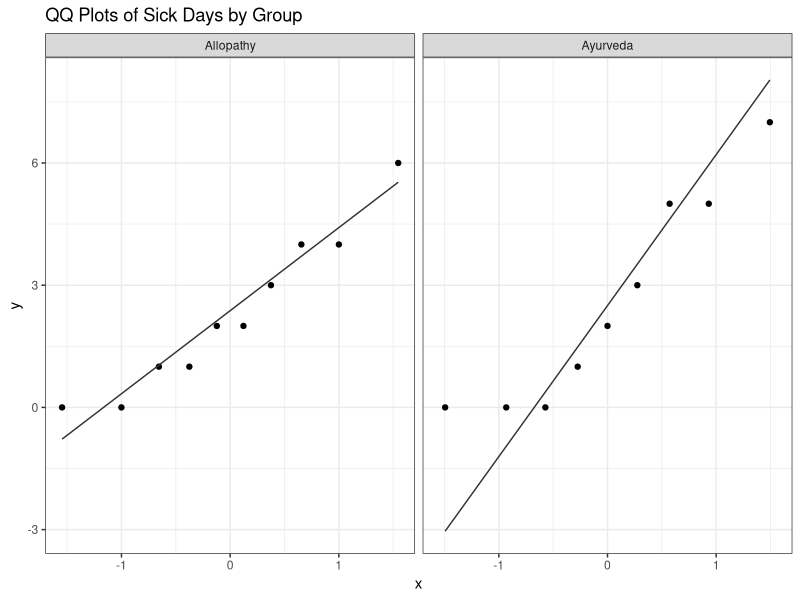
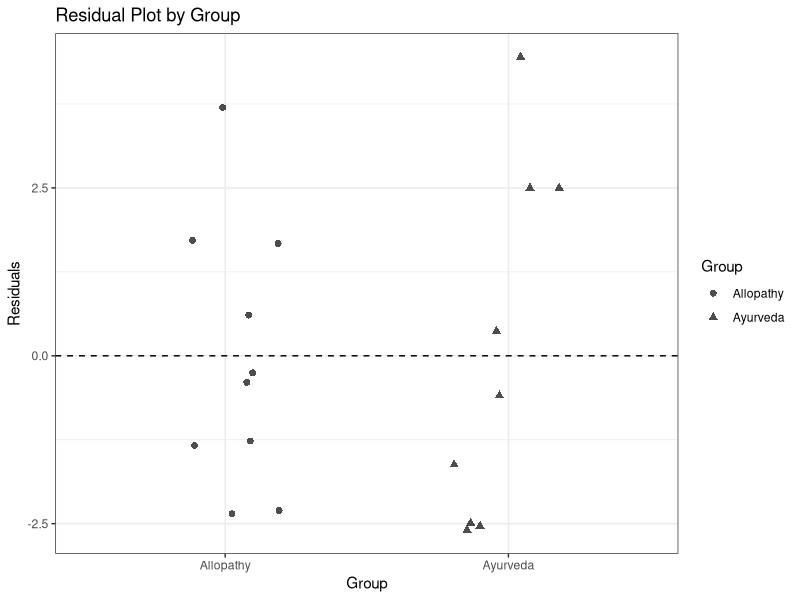

Reproduce these figures in R, in order. (Note: this script raises an error after producing the figures.)
## ---- chunk 1
library(tidyverse)


## ---- chunk 2
ayurveda <- c(2, 3, 0, 5, 5, 0, 0, 1, 7)  # n = 9
allopathy <- c(3, 4, 0, 6, 1, 2, 4, 1, 2, 0)  # n = 10

# Combine into a data frame for plotting
sick_days <- tibble(Group = rep(c("Ayurveda", "Allopathy"), 
             times = c(length(ayurveda), length(allopathy))),
                    SickDays = c(ayurveda, allopathy))

# QQ plots for each group
sick_days %>%
  ggplot(aes(sample = SickDays)) +
  stat_qq() + stat_qq_line(color = "gray20") +
  facet_wrap(~Group) +
  labs(title = "QQ Plots of Sick Days by Group") +
  theme_bw()

## ---- chunk 3
# Calculate residuals from group means
sick_days_resid <- sick_days %>%
  group_by(Group) %>%
  mutate(Residual = SickDays - mean(SickDays))

# Plot residuals vs fitted (group means)
sick_days_resid %>%
  ggplot(aes(x = Group, y = Residual, shape = Group)) +
  geom_jitter(width = 0.2, size = 2, alpha = 0.7) +
  geom_hline(yintercept = 0, linetype = "dashed") +
  labs(title = "Residual Plot by Group",
       x = "Group", y = "Residuals") +
  theme_bw()
## ---- chunk 4
# Test each group separately
sick_days %>%
  group_by(Group) %>%
  summarise(shapiro_p = shapiro.test(SickDays)$p.value)

## ---- chunk 5
library(car)

leveneTest(SickDays ~ Group, data = sick_days)

## ---- chunk 6
# Wilcoxon rank-sum test (Mann–Whitney U)
wilcox.test(ayurveda, allopathy, alternative = "two.sided", exact = TRUE)

# Paired Wilcoxon signed-rank test
wilcox.test(before, after, paired = TRUE, alternative = "greater")

# One-sample version: test if median differs from 120
wilcox.test(bp, mu = 120, alternative = "greater")

## ---- chunk 7
# Simulated data
ayurveda <- c(rpois(16, lambda = 1), 7, 8, 9, 10)
allopathy <- c(rpois(17, lambda = 2), 8, 9, 12)

